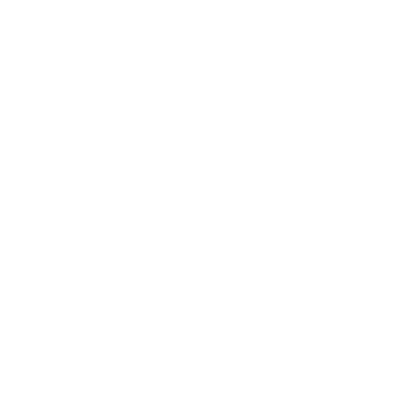
Frame 1 (no input)
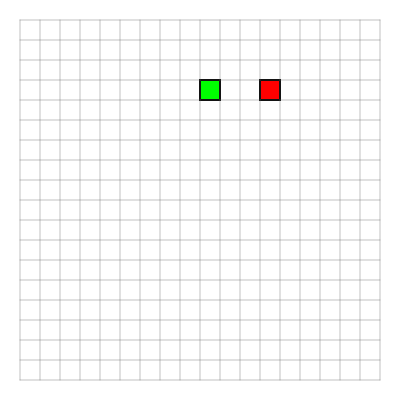
Frame 60 (no input)
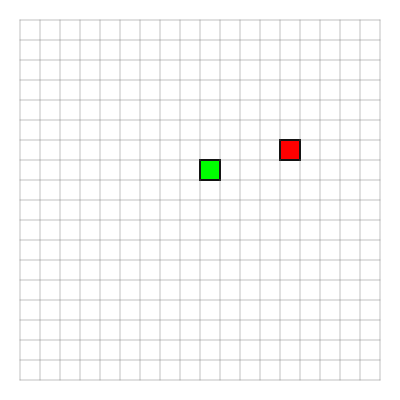
Frame 120 (the mouse pressed at the canvas centre since frame 60)

The p5.js sketch that drew these frames (run headless with seeded random() and noise() and a simulated clock; from frame 60 on, the mouse is pressed at the canvas centre):

// p5.js sketch
// ── sketch.js
const rows = 18;
const cols = 18;
const size = 20;

let world;

let score = 0;
let highscore = 0;
const onWallDie = true;
function setup() {
  frameRate(60);
  createCanvas((cols+2)*size, (rows+2)*size);
  world = new World(onWallDie);
}

function draw() {
  if (frameCount % 10 == 0) {
    world.update();
    background(255);
    world.show();

    stroke(100, 100, 100, 100);
    strokeWeight(1);

    for (let i = 1; i < rows+2; i++) {
      line(size, i * size, width-size, i * size);
    }
    for (let i = 1; i < cols+2; i++) {
      line(i * size, size, i * size, height-size);
    }
  }

}

function keyPressed() {
  if (key == 'a') {
    world.snake.enqueue('west');
  } else if (key == 'd') {
    world.snake.enqueue('east');
  } else if (key == 'w') {
    world.snake.enqueue('north')
  } else if (key == 's') {
    world.snake.enqueue('south');
  } /*else if (key == 'p') {
    noLoop();
  } else if (key == 'o') {
    loop();
  }*/
  return false;
}


function die() {
  world = new World(onWallDie);
}

// ── block.js
class Block {
  constructor(x, y, blockColor) {
    this.x = x;
    this.y = y;
    this.color = color(blockColor);
  }
  show(nb, pb) {
    fill(this.color);
    noStroke();
    rect((this.x+1) * size, (this.y+1) * size, size, size);
    stroke('black');
    strokeWeight(2);
    if(!pb && !nb) rect((this.x+1) * size, (this.y+1) * size, size, size);
    else if(!pb){
      let pos1;
      if(nb.x < this.x) pos1 = 'west'
      if(nb.x > this.x) pos1 = 'east'
      if(nb.y < this.y) pos1 = 'north'
      if(nb.y > this.y) pos1 = 'south'
      this.drawLinesWithout(pos1)
      // console.log(pos1)
    } else if(!nb) {
      let pos1;
      if(nb.x < this.x) pos1 = 'west'
      if(nb.x > this.x) pos1 = 'east'
      if(nb.y < this.y) pos1 = 'north'
      if(nb.y > this.y) pos1 = 'south'
      this.drawLinesWithout(pos1)
      // console.log(pos1)
    } else {
      let pos1;
      if(nb.x < this.x) pos1 = 'west'
      if(nb.x > this.x) pos1 = 'east'
      if(nb.y < this.y) pos1 = 'north'
      if(nb.y > this.y) pos1 = 'south'
      let pos2;
      if(pb.x < this.x) pos2 = 'west'
      if(pb.x > this.x) pos2 = 'east'
      if(pb.y < this.y) pos2 = 'north'
      if(pb.y > this.y) pos2 = 'south'
      this.drawLinesWithout(pos1, pos2)
      // console.log(pos1, pos2)
    }
  }
  
  drawLinesWithout(...dirs){
    this.drawLines(['north', 'west', 'east', 'south'].filter(d => !dirs.includes(d)));
  }  
  
  drawLines(dirarr){
    for(let dir of dirarr){
      this.drawLine(dir);
    }
  }
  
  drawLine(dir){
    if     (dir == 'east' ) line((this.x+2) * size, (this.y+1) * size, (this.x+2) * size, (this.y+2) * size)
    else if(dir == 'south') line((this.x+1) * size, (this.y+2) * size, (this.x+2) * size, (this.y+2) * size)
    else if(dir == 'west' ) line((this.x+1) * size, (this.y+1) * size, (this.x+1) * size, (this.y+2) * size)
    else if(dir == 'north') line((this.x+1) * size, (this.y+1) * size, (this.x+2) * size, (this.y+1) * size)
  }
  update(x, y) {
    this.x = x;
    this.y = y;
  }

  posEquals(b) {
    if (this.x == b.x && this.y == b.y) {
      return true;
    }
    return false;
  }

  randomize() {

    let x = floor(random(0, cols));
    let y = floor(random(0, rows));



    this.x = x;
    this.y = y;
  }
}
// ── snake.js
class Snake {
  constructor(onWallDie) {
    this.x = floor(cols / 2);
    this.y = floor(rows / 2);
    this.prevFacing = 'north';
    this.facing = 'north';
    this.head = new Block(this.x, this.y, 'lime');
    this.tail = [];
    this.queue = [];
    this.onWallDie = onWallDie;
  }

  show() {
    if(this.tail.length == 0) this.head.show();
    else this.head.show(this.tail[this.tail.length-1])
    for (let i = 0; i < this.tail.length; i++) {
      if(i == this.tail.length-1 && i == 0) {
        // console.log(i, this.tail.length, 'head', 'null')
        this.tail[0].show(this.head, null);
      } else if(i == this.tail.length-1) {
        // console.log(i, this.tail.length, 'head', 'i-1')
        this.tail[i].show(this.head, this.tail[i-1])
      } else if(i == 0) {
        // console.log(i, this.tail.length, 'i+1', 'null')
        this.tail[i].show(this.tail[i+1], null)
      } else {
        // console.log(i, this.tail.length, 'i+1', 'i-1')
        this.tail[i].show(this.tail[i+1], this.tail[i-1])
      }
    }
  }
  
  update() {
    if(this.queue.length > 0){
      this.facing = this.queue[0]
      this.queue.shift()
    }
    this.move();
    this.prevFacing = this.facing;
    this.tail.push(new Block(this.head.x, this.head.y, 'lime'));

    if (!this.head.posEquals(world.apple)) {
      this.tail.splice(0, 1);
    } else {
      world.eat();
    }
    this.head.update(this.x, this.y);

    if (this.collideTail(this.head)) {
      die();
    }
    if (this.x < 0) {
      if(!this.onWallDie) this.x = cols;
      else die();
    } else if (this.x >= cols) {
      if(!this.onWallDie) this.x = -1;
      else die();
    }
    if (this.y < 0) {
      if(!this.onWallDie) this.y = rows;
      else die();
    } else if (this.y >= rows) {
      if(!this.onWallDie) this.y = -1;
      else die();
    }
  }

  collideTail(b) {
    for (let block of this.tail) {
      if (block.posEquals(b)) {
        return true;
      }
    }
    return false;
  }


  move() {
    if (this.opposites(this.facing, this.prevFacing)) {
      this.facing = this.prevFacing;
    }
    switch (this.facing) {
      case 'north': {
        this.x += 0;
        this.y += -1;
        break;
      }
      case 'south': {
        this.x += 0;
        this.y += 1;
        break;
      }
      case 'east': {
        this.x += 1;
        this.y += 0;
        break;
      }
      case 'west': {
        this.x += -1;
        this.y += 0;
        break;
      }
    }
  }
  
  enqueue(dir){
    if(this.queue.length < 5){
      this.queue.push(dir)
    }
  }
  
  opposites(a, b) {
    if (a == 'north' && b == 'south') {
      return true;
    }
    if (b == 'north' && a == 'south') {
      return true;
    }
    if (a == 'east' && b == 'west') {
      return true;
    }
    if (b == 'east' && a == 'west') {
      return true;
    }


    return false;
  }

}
// ── world.js
class World {
  constructor(onWallDie) {
    this.snake = new Snake(onWallDie);
    this.apple = new Block(0, 0, 'red');
    this.apple.randomize();
    this.score = 0;
  }

  show() {

    this.apple.show();
    this.snake.show();
  }
  
  eat() {
    this.score++;
    this.apple.randomize();

    while (this.snake.collideTail(this.apple)) {
      this.apple.randomize();
    }
  }
  update(){
    this.snake.update();
  }


}
